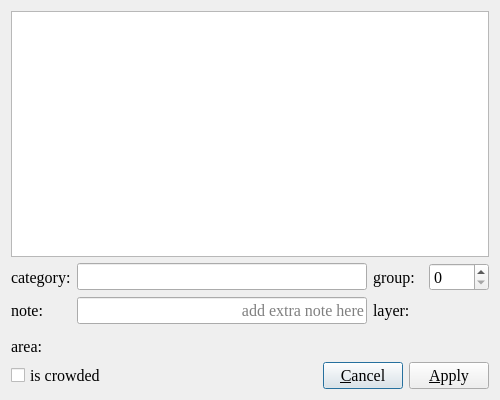
<?xml version="1.0" encoding="UTF-8"?>
<ui version="4.0">
 <class>Dialog</class>
 <widget class="QDialog" name="Dialog">
  <property name="geometry">
   <rect>
    <x>0</x>
    <y>0</y>
    <width>500</width>
    <height>400</height>
   </rect>
  </property>
  <property name="font">
   <font>
    <family>Times New Roman</family>
    <pointsize>12</pointsize>
   </font>
  </property>
  <property name="windowTitle">
   <string>Edit</string>
  </property>
  <layout class="QVBoxLayout" name="verticalLayout">
   <item>
    <widget class="QListWidget" name="listWidget"/>
   </item>
   <item>
    <widget class="QWidget" name="widget_3" native="true">
     <layout class="QHBoxLayout" name="horizontalLayout_3">
      <property name="leftMargin">
       <number>0</number>
      </property>
      <property name="topMargin">
       <number>0</number>
      </property>
      <property name="rightMargin">
       <number>0</number>
      </property>
      <property name="bottomMargin">
       <number>0</number>
      </property>
      <item>
       <widget class="QLabel" name="label_2">
        <property name="minimumSize">
         <size>
          <width>60</width>
          <height>0</height>
         </size>
        </property>
        <property name="maximumSize">
         <size>
          <width>60</width>
          <height>16777215</height>
         </size>
        </property>
        <property name="text">
         <string>category:</string>
        </property>
       </widget>
      </item>
      <item>
       <widget class="QLineEdit" name="lineEdit_category">
        <property name="alignment">
         <set>Qt::AlignRight|Qt::AlignTrailing|Qt::AlignVCenter</set>
        </property>
        <property name="readOnly">
         <bool>true</bool>
        </property>
       </widget>
      </item>
      <item>
       <widget class="QLabel" name="label">
        <property name="minimumSize">
         <size>
          <width>50</width>
          <height>0</height>
         </size>
        </property>
        <property name="maximumSize">
         <size>
          <width>50</width>
          <height>16777215</height>
         </size>
        </property>
        <property name="text">
         <string>group:</string>
        </property>
       </widget>
      </item>
      <item>
       <widget class="QSpinBox" name="spinBox_group">
        <property name="maximum">
         <number>9999</number>
        </property>
       </widget>
      </item>
     </layout>
    </widget>
   </item>
   <item>
    <widget class="QWidget" name="widget_5" native="true">
     <layout class="QHBoxLayout" name="horizontalLayout_5">
      <property name="leftMargin">
       <number>0</number>
      </property>
      <property name="topMargin">
       <number>0</number>
      </property>
      <property name="rightMargin">
       <number>0</number>
      </property>
      <property name="bottomMargin">
       <number>0</number>
      </property>
      <item>
       <widget class="QLabel" name="label_3">
        <property name="minimumSize">
         <size>
          <width>60</width>
          <height>0</height>
         </size>
        </property>
        <property name="maximumSize">
         <size>
          <width>60</width>
          <height>16777215</height>
         </size>
        </property>
        <property name="text">
         <string>note:</string>
        </property>
       </widget>
      </item>
      <item>
       <widget class="QLineEdit" name="lineEdit_note">
        <property name="alignment">
         <set>Qt::AlignRight|Qt::AlignTrailing|Qt::AlignVCenter</set>
        </property>
        <property name="placeholderText">
         <string>add extra note here</string>
        </property>
       </widget>
      </item>
      <item>
       <widget class="QLabel" name="label_4">
        <property name="minimumSize">
         <size>
          <width>50</width>
          <height>0</height>
         </size>
        </property>
        <property name="maximumSize">
         <size>
          <width>50</width>
          <height>16777215</height>
         </size>
        </property>
        <property name="text">
         <string>layer:</string>
        </property>
       </widget>
      </item>
      <item>
       <widget class="QLabel" name="label_layer">
        <property name="minimumSize">
         <size>
          <width>60</width>
          <height>0</height>
         </size>
        </property>
        <property name="maximumSize">
         <size>
          <width>60</width>
          <height>16777215</height>
         </size>
        </property>
        <property name="text">
         <string/>
        </property>
        <property name="alignment">
         <set>Qt::AlignRight|Qt::AlignTrailing|Qt::AlignVCenter</set>
        </property>
       </widget>
      </item>
     </layout>
    </widget>
   </item>
   <item>
    <widget class="QWidget" name="widget" native="true">
     <layout class="QHBoxLayout" name="horizontalLayout">
      <property name="leftMargin">
       <number>0</number>
      </property>
      <property name="topMargin">
       <number>0</number>
      </property>
      <property name="rightMargin">
       <number>0</number>
      </property>
      <property name="bottomMargin">
       <number>0</number>
      </property>
     </layout>
    </widget>
   </item>
   <item>
    <widget class="QWidget" name="widget_4" native="true">
     <layout class="QHBoxLayout" name="horizontalLayout_4">
      <property name="leftMargin">
       <number>0</number>
      </property>
      <property name="topMargin">
       <number>0</number>
      </property>
      <property name="rightMargin">
       <number>0</number>
      </property>
      <property name="bottomMargin">
       <number>0</number>
      </property>
      <item>
       <widget class="QLabel" name="label_5">
        <property name="minimumSize">
         <size>
          <width>60</width>
          <height>0</height>
         </size>
        </property>
        <property name="text">
         <string>area:</string>
        </property>
       </widget>
      </item>
      <item>
       <widget class="QLabel" name="label_area">
        <property name="text">
         <string/>
        </property>
       </widget>
      </item>
      <item>
       <spacer name="horizontalSpacer">
        <property name="orientation">
         <enum>Qt::Horizontal</enum>
        </property>
        <property name="sizeHint" stdset="0">
         <size>
          <width>40</width>
          <height>20</height>
         </size>
        </property>
       </spacer>
      </item>
     </layout>
    </widget>
   </item>
   <item>
    <widget class="QWidget" name="widget_2" native="true">
     <layout class="QHBoxLayout" name="horizontalLayout_2">
      <property name="leftMargin">
       <number>0</number>
      </property>
      <property name="topMargin">
       <number>0</number>
      </property>
      <property name="rightMargin">
       <number>0</number>
      </property>
      <property name="bottomMargin">
       <number>0</number>
      </property>
      <item>
       <widget class="QCheckBox" name="checkBox_iscrowded">
        <property name="text">
         <string>is crowded</string>
        </property>
       </widget>
      </item>
      <item>
       <spacer name="horizontalSpacer_2">
        <property name="orientation">
         <enum>Qt::Horizontal</enum>
        </property>
        <property name="sizeHint" stdset="0">
         <size>
          <width>97</width>
          <height>20</height>
         </size>
        </property>
       </spacer>
      </item>
      <item>
       <widget class="QPushButton" name="pushButton_cancel">
        <property name="text">
         <string>&amp;Cancel</string>
        </property>
        <property name="icon">
         <iconset>
          <normaloff>:/icons/icons/关闭_close-one.svg</normaloff>:/icons/icons/关闭_close-one.svg</iconset>
        </property>
       </widget>
      </item>
      <item>
       <widget class="QPushButton" name="pushButton_apply">
        <property name="text">
         <string>&amp;Apply</string>
        </property>
        <property name="icon">
         <iconset>
          <normaloff>:/icons/icons/校验_check-one.svg</normaloff>:/icons/icons/校验_check-one.svg</iconset>
        </property>
       </widget>
      </item>
     </layout>
    </widget>
   </item>
  </layout>
 </widget>
 <resources>
  <include location="../icons.qrc"/>
 </resources>
 <connections/>
</ui>
